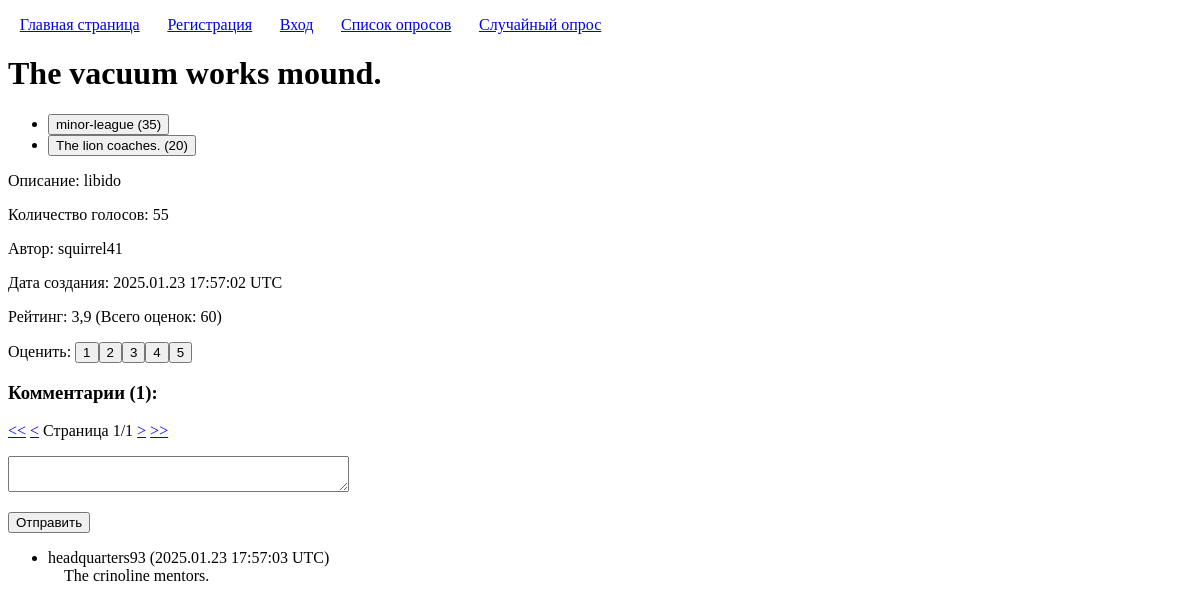
The app's page /enterpoll/polls/3/, older data.
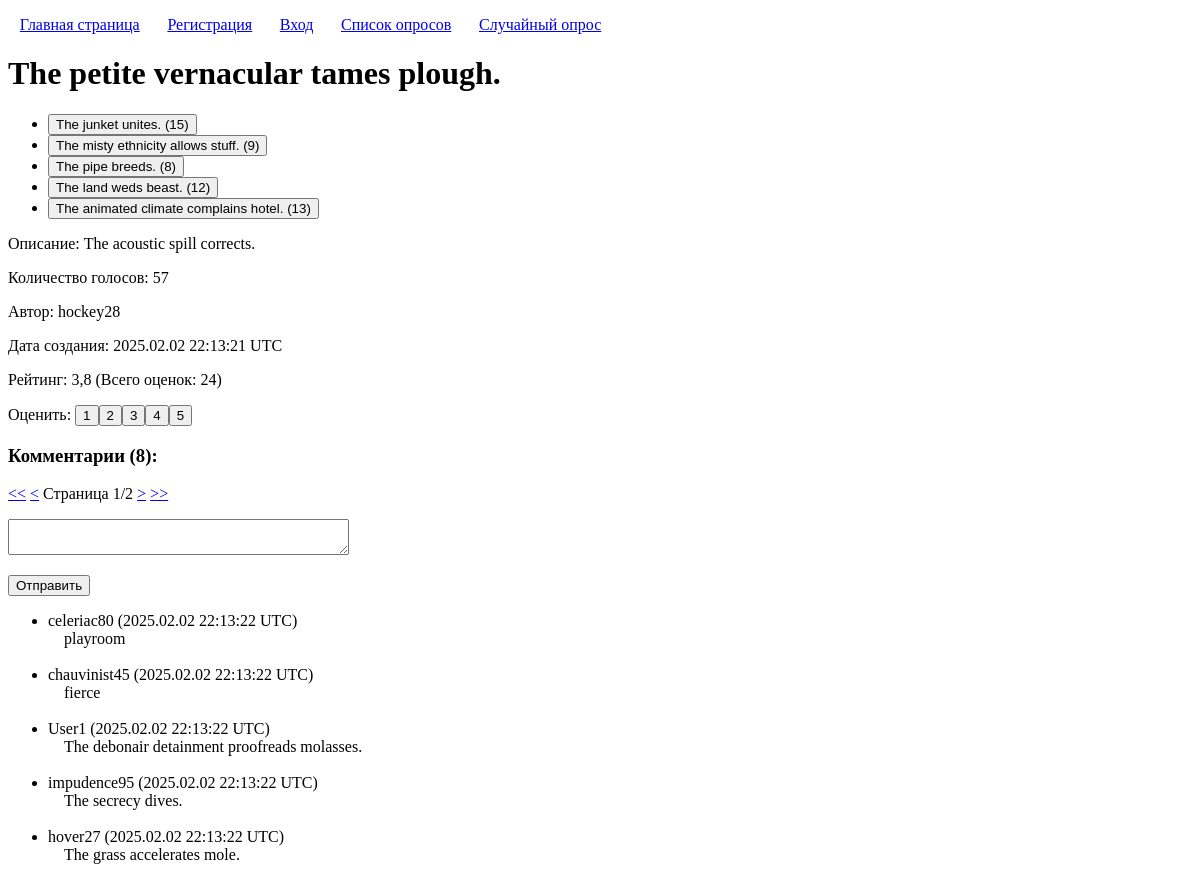
The same page, newer data.
### polls/models.py (models this page shows, shortened)
class Poll(models.Model):
	title = models.CharField('Заголовок', max_length=100, validators=[custom_validators.forbidden_words])
	description = models.CharField('Описание', max_length=100, blank=True, null=True, validators=[custom_validators.forbidden_words])
	user = models.ForeignKey(User, on_delete=models.CASCADE, verbose_name='Автор')
	created = models.DateTimeField('Время создания', auto_now_add=True)
	def get_number_of_votes(self):
		return self.vote_set.count()
	def get_number_of_comments(self):
		return self.comment_set.count()
	def get_number_of_ratings(self):
		return self.rating_set.count()
	def get_average_rating(self):
		return self.rating_set.aggregate(Avg('value', default=0))['value__avg']

class Choice(models.Model):
	poll = models.ForeignKey(Poll, on_delete=models.CASCADE)
	text = models.CharField('', max_length=100, validators=[custom_validators.forbidden_words])
	def get_number_of_votes(self):
		return self.vote_set.count()

class Comment(models.Model):
	user = models.ForeignKey(User, on_delete=models.CASCADE)
	poll = models.ForeignKey(Poll, on_delete=models.CASCADE)
	text = models.CharField('Текст', max_length=100, validators=[custom_validators.forbidden_words])
	created = models.DateTimeField(auto_now_add=True)

### polls/views.py (the view, shortened to what this page needs)
# urls.py: path("polls/<int:poll_pk>/", views.PollPageView.as_view(), name="poll_page"),
class PollPageView(TemplateView):
	paginate_by = 5
	template_name = 'polls/poll_page.html'
	def get_context_data(self, *args, **kwargs):
		context = super().get_context_data(*args, **kwargs)
		context['poll'] = get_object_or_404(Poll, pk=self.kwargs['poll_pk'])
		context['comments'] = Comment.objects.filter(poll=context['poll']).order_by('-created')
		comments_paginator = Paginator(context['comments'], self.paginate_by)
		context['comments_page_kwarg'] = 'comments_page_number'
		context['comments_page_number'] = self.request.GET.get(context['comments_page_kwarg'])
		context['comments_page_obj'] = comments_paginator.get_page(context['comments_page_number'])
		context['comment_modelform'] = CommentModelForm()
		return context

### polls/forms.py
class CommentModelForm(forms.ModelForm):
	class Meta:
		model = Comment
		fields = ['text']
		widgets = {
			'text': forms.Textarea(attrs={'cols': 40, 'rows': 2, 'required': True})
		}
		labels = {
			'text': ''
		}

### templatetags/pagination.py (called while the page is built)
@register.inclusion_tag('pagination.html')
def pagination(page_kwarg, page_obj):
	return {'page_kwarg': page_kwarg, 'page_obj': page_obj}

### polls/templates/polls/poll_page.html (shortened to what this page needs)
{% extends "base.html" %}
{% load pagination %}
{% block h1 %}{{ poll.title }}{% endblock h1 %}
{% block content %}
	<ul>
		{% for choice in poll.choice_set.all %}
			<li>
				<form method="POST">
					{% if choice == user_choice %}
						<input type="text" name="action_type" value="delete_vote" hidden>
						<input type="text" name="choice_pk" value="{{ choice.pk }}" hidden>
						<input class="selected_choice" type="submit" value="{{ choice.text }} ({{ choice.get_number_of_votes }})">
					{% else %}
						<input type="submit" value="{{ choice.text }} ({{ choice.get_number_of_votes }})">
					{% endif %}
				</form>
			</li>
		{% endfor %}
	</ul>
	<p>Описание: {{ poll.description }}</p>
	<p>Количество голосов: {{ poll.get_number_of_votes }}</p>
	<p>Автор: {{ poll.user }}</p>
	<p>Дата создания: {{ poll.created|date:"Y.m.d H:i:s e" }}</p>
	<p>
		Рейтинг: {{ poll.get_average_rating|floatformat:1 }} (Всего оценок: {{ poll.get_number_of_ratings }})<br>
		<div style="display: inline-block">
		</div>
	</p>
	<h3>Комментарии ({{ poll.get_number_of_comments }}):</h3>
	{% pagination comments_page_kwarg comments_page_obj %}
	<form method="POST">
		<p>{{ comment_modelform.as_p }}</p>
		<input type="submit" value="Отправить">
	</form>
	<ul>
		{% for comment in comments_page_obj %}
			<li>
				{{ comment.user }} ({{ comment.created|date:"Y.m.d H:i:s e" }})
				<br>
				&emsp;{{ comment.text }}
			</li>
			<br>
		{% empty %}
			<li>
				Комментарии отсутствуют.
			</li>
		{% endfor %}
	</ul>
{% endblock content %}

Row changes from the older to the newer data that the page shows:
no longer on this page (row edited): Choice: text "The lion coaches. (20)"
no longer on this page (row edited): Comment: user "headquarters93", created "2025.01.23 17:57:03 UTC", text "The crinoline mentors."
changed Poll: title "The vacuum works mound." → "The petite vernacular tames plough."; description "libido" → "The acoustic spill corrects."; get_number_of_votes "55" → "57"; user "squirrel41" → "hockey28"; created "2025.01.23 17:57:02 UTC" → "2025.02.02 22:13:21 UTC"; get_average_rating "3,9" → "3,8"; get_number_of_ratings "60" → "24"; get_number_of_comments "1" → "8"
now on this page (row edited): Choice: text "The junket unites. (15)"
now on this page (row edited): Choice: text "The misty ethnicity allows stuff. (9)"
now on this page (row edited): Choice: text "The pipe breeds. (8)"
now on this page (row edited): Choice: text "The land weds beast. (12)"
changed Choice: text "minor-league (35)" → "The animated climate complains hotel. (13)"
now on this page (row edited): Comment: user "celeriac80", created "2025.02.02 22:13:22 UTC", text "playroom"
now on this page (row edited): Comment: user "chauvinist45", created "2025.02.02 22:13:22 UTC", text "fierce"
now on this page (row edited): Comment: user "User1", created "2025.02.02 22:13:22 UTC", text "The debonair detainment proofreads molasses."
now on this page (row edited): Comment: user "impudence95", created "2025.02.02 22:13:22 UTC", text "The secrecy dives."
now on this page (row edited): Comment: user "hover27", created "2025.02.02 22:13:22 UTC", text "The grass accelerates mole."
Text that changed along with them:
{{ page_obj.paginator.num_pages }}: "1" → "2"
